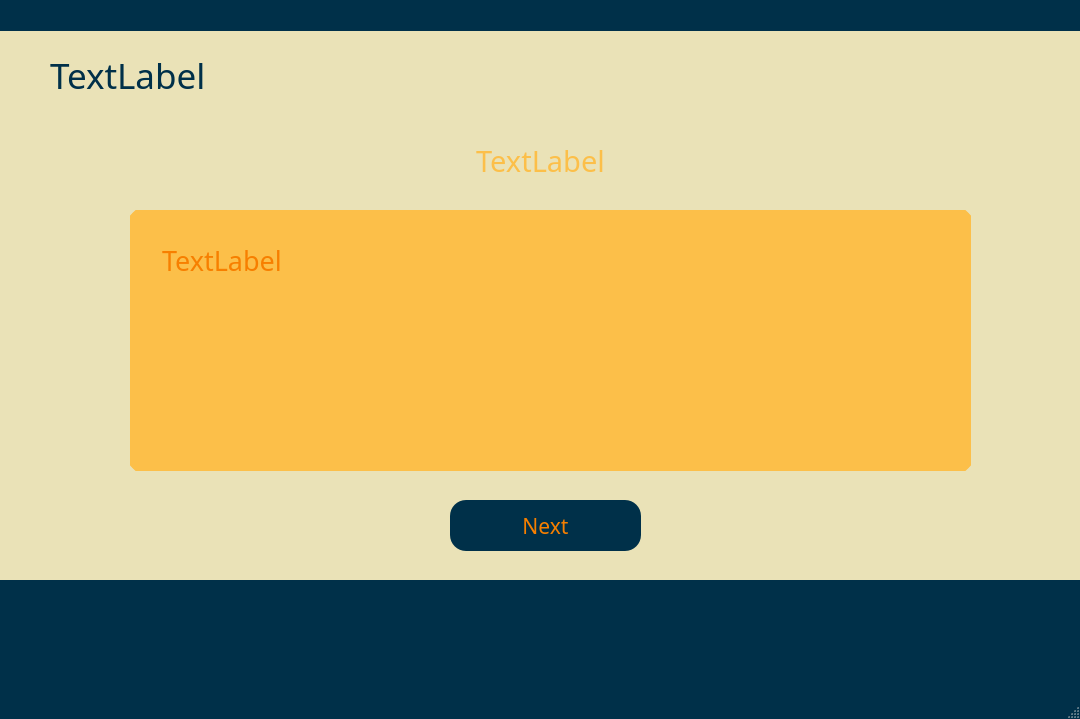
<?xml version="1.0" encoding="UTF-8"?>
<ui version="4.0">
 <class>MainWindow</class>
 <widget class="QMainWindow" name="MainWindow">
  <property name="geometry">
   <rect>
    <x>0</x>
    <y>0</y>
    <width>1080</width>
    <height>719</height>
   </rect>
  </property>
  <property name="windowTitle">
   <string>MainWindow</string>
  </property>
  <property name="styleSheet">
   <string notr="true">QMainWindow{
	background-color: #003049;
}</string>
  </property>
  <widget class="QWidget" name="centralwidget">
   <property name="styleSheet">
    <string notr="true">QWidget{background-color: rgb(234, 226, 183)}</string>
   </property>
   <widget class="QLabel" name="label_4">
    <property name="geometry">
     <rect>
      <x>20</x>
      <y>610</y>
      <width>144</width>
      <height>60</height>
     </rect>
    </property>
    <property name="autoFillBackground">
     <bool>false</bool>
    </property>
    <property name="styleSheet">
     <string notr="true">QLabel{
	background-color: #003049;
}</string>
    </property>
    <property name="text">
     <string/>
    </property>
    <property name="pixmap">
     <pixmap>tucolorized.png</pixmap>
    </property>
    <property name="scaledContents">
     <bool>true</bool>
    </property>
   </widget>
   <widget class="QLabel" name="label">
    <property name="geometry">
     <rect>
      <x>0</x>
      <y>580</y>
      <width>1080</width>
      <height>121</height>
     </rect>
    </property>
    <property name="font">
     <font>
      <family>Impact</family>
      <pointsize>24</pointsize>
     </font>
    </property>
    <property name="styleSheet">
     <string notr="true">QLabel{
	background-color: #003049;
	color: #f77f00
}</string>
    </property>
    <property name="text">
     <string/>
    </property>
    <property name="alignment">
     <set>Qt::AlignCenter</set>
    </property>
    <property name="wordWrap">
     <bool>true</bool>
    </property>
   </widget>
   <widget class="QLabel" name="label_2">
    <property name="geometry">
     <rect>
      <x>0</x>
      <y>0</y>
      <width>1081</width>
      <height>31</height>
     </rect>
    </property>
    <property name="styleSheet">
     <string notr="true">QLabel{
	background-color:#003049;
}</string>
    </property>
    <property name="text">
     <string/>
    </property>
   </widget>
   <widget class="QLabel" name="intro_msg">
    <property name="geometry">
     <rect>
      <x>50</x>
      <y>50</y>
      <width>861</width>
      <height>51</height>
     </rect>
    </property>
    <property name="font">
     <font>
      <family>Impact</family>
      <pointsize>26</pointsize>
     </font>
    </property>
    <property name="styleSheet">
     <string notr="true">QLabel{
	color: #003049;
}</string>
    </property>
    <property name="text">
     <string>TextLabel</string>
    </property>
   </widget>
   <widget class="QLabel" name="features">
    <property name="geometry">
     <rect>
      <x>0</x>
      <y>130</y>
      <width>1081</width>
      <height>61</height>
     </rect>
    </property>
    <property name="font">
     <font>
      <family>Impact</family>
      <pointsize>22</pointsize>
     </font>
    </property>
    <property name="styleSheet">
     <string notr="true">QLabel{
	color: #fcbf49;
}</string>
    </property>
    <property name="text">
     <string>TextLabel</string>
    </property>
    <property name="textFormat">
     <enum>Qt::AutoText</enum>
    </property>
    <property name="alignment">
     <set>Qt::AlignCenter</set>
    </property>
   </widget>
   <widget class="QLabel" name="msg">
    <property name="geometry">
     <rect>
      <x>130</x>
      <y>210</y>
      <width>841</width>
      <height>261</height>
     </rect>
    </property>
    <property name="font">
     <font>
      <family>Impact</family>
      <pointsize>20</pointsize>
     </font>
    </property>
    <property name="styleSheet">
     <string notr="true">QLabel{
	border: 25px solid #fcbf49;
	background-color: #fcbf49;
	color: #f77f00;
	border-radius: 12px;
}</string>
    </property>
    <property name="text">
     <string>TextLabel</string>
    </property>
    <property name="alignment">
     <set>Qt::AlignLeading|Qt::AlignLeft|Qt::AlignTop</set>
    </property>
    <property name="wordWrap">
     <bool>true</bool>
    </property>
    <property name="margin">
     <number>0</number>
    </property>
   </widget>
   <widget class="QPushButton" name="next_result">
    <property name="geometry">
     <rect>
      <x>450</x>
      <y>500</y>
      <width>191</width>
      <height>51</height>
     </rect>
    </property>
    <property name="font">
     <font>
      <family>Impact</family>
      <pointsize>16</pointsize>
     </font>
    </property>
    <property name="cursor">
     <cursorShape>PointingHandCursor</cursorShape>
    </property>
    <property name="styleSheet">
     <string notr="true">QPushButton{
	background-color: rgb(0, 48, 73);
	color: rgb(247, 127, 0);
	border-radius: 16;
}
QPushButton::disabled{
	background-color: #d62828;
	color: #fcbf49;
	border-radius: 16;
}
QPushButton::hover{
	background-color: #002334;
	color: #fcbf49;
	border-radius: 16;
}

</string>
    </property>
    <property name="text">
     <string>Next</string>
    </property>
    <property name="iconSize">
     <size>
      <width>25</width>
      <height>25</height>
     </size>
    </property>
    <property name="default">
     <bool>false</bool>
    </property>
    <property name="flat">
     <bool>false</bool>
    </property>
   </widget>
   <zorder>label</zorder>
   <zorder>label_2</zorder>
   <zorder>intro_msg</zorder>
   <zorder>features</zorder>
   <zorder>msg</zorder>
   <zorder>next_result</zorder>
   <zorder>label_4</zorder>
  </widget>
  <widget class="QMenuBar" name="menubar">
   <property name="geometry">
    <rect>
     <x>0</x>
     <y>0</y>
     <width>1080</width>
     <height>21</height>
    </rect>
   </property>
  </widget>
  <widget class="QStatusBar" name="statusbar"/>
 </widget>
 <resources/>
 <connections/>
</ui>
